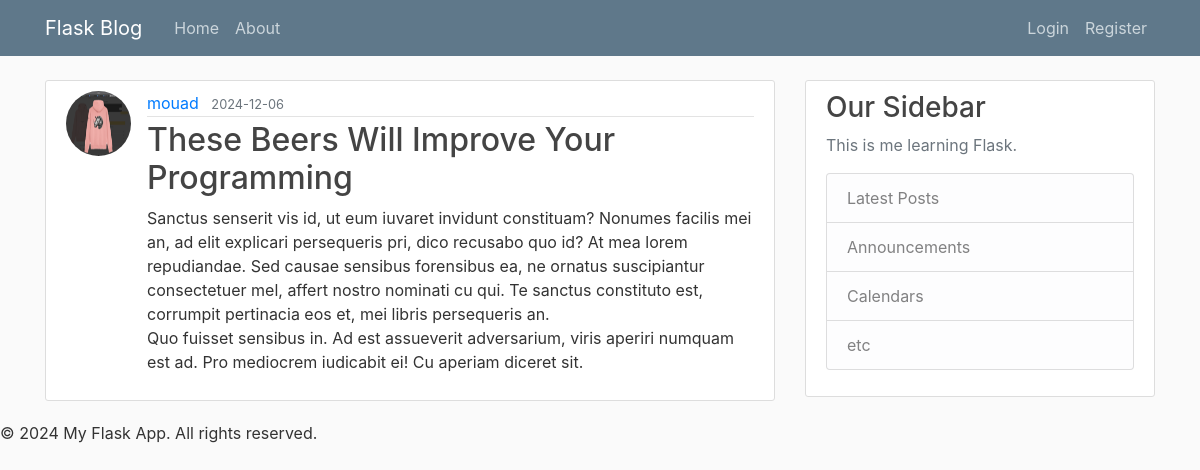
Page /post/27 on the committed database.
### flaskblog/models.py (models this page shows, shortened)
class User(db.Model, UserMixin):
    id = db.Column(db.Integer, primary_key=True)
    username = db.Column(db.String(20), unique=True, nullable=False)
    email = db.Column(db.String(120), unique=True, nullable=False)
    image_file = db.Column(db.String(20), nullable=False, default='default.jpg')
    password = db.Column(db.String(60), nullable=False)
    posts = db.relationship('Post', backref='author', lazy=True)

class Post(db.Model):
    id = db.Column(db.Integer, primary_key=True)
    title = db.Column(db.String(100), nullable=False)
    date_posted = db.Column(db.DateTime, nullable=False, default=datetime.utcnow)
    content = db.Column(db.Text, nullable=False)
    user_id = db.Column(db.Integer, db.ForeignKey('user.id'), nullable=False)

### flaskblog/posts/routes.py (the view)
@posts.route("/post/<int:post_id>")
def post(post_id):
    post = Post.query.get_or_404(post_id)
    return render_template('post.html', title=post.title, post=post)

### flaskblog/templates/post.html (shortened to what this page needs)
{% extends "base.html" %}
{% block content %}
  <article class="media content-section">
    <img class="rounded-circle article-img" src="{{ url_for('static', filename='profile_pics/' + post.author.image_file) }}">
    <div class="media-body">
      <div class="article-metadata">
        <a class="mr-2" href="{{ url_for('users.user_posts',username=post.author.username)}}">{{ post.author.username }}</a>
        <small class="text-muted">{{ post.date_posted.strftime('%Y-%m-%d') }}</small>
      </div>
      <h2 class="article-title">{{ post.title }}</h2>
      <p class="article-content">{{ post.content }}</p>
    </div>
  </article>
{% endblock content %}

### flaskblog/static/style.css (style rules this page uses)
body { background: #fafafa; color: #333333; margin-top: 5rem; }
h1, h2, h3, h4, h5, h6 { color: #444444; }
.content-section { background: #ffffff; padding: 10px 20px; border: 1px solid #dddddd; border-radius: 3px; margin-bottom: 20px; }
.article-title { color: #444444; }
.article-content { white-space: pre-line; }
.article-img { height: 65px; width: 65px; margin-right: 16px; }
.article-metadata { padding-bottom: 1px; margin-bottom: 4px; border-bottom: 1px solid #e3e3e3 }

### rows in the picture
User: image_file (picture), author.username "mouad"
Post: date_posted "2024-12-06", title "These Beers Will Improve Your Programming", content "Sanctus senserit vis id, ut eum iuvaret invidunt constituam? Nonumes facilis mei an, ad elit explicari persequeris pri, dico recusabo quo id? At mea lorem repudiandae. Sed causae sensibus forensibus ea, ne ornatus suscipiantur consectetuer mel, affert nostro nominati cu qui. Te sanctus constituto est, corrumpit pertinacia eos et, mei libris persequeris an. Quo fuisset sensibus in. Ad est assueverit adversarium, viris aperiri numquam est ad. Pro mediocrem iudicabit ei! Cu aperiam diceret sit."
